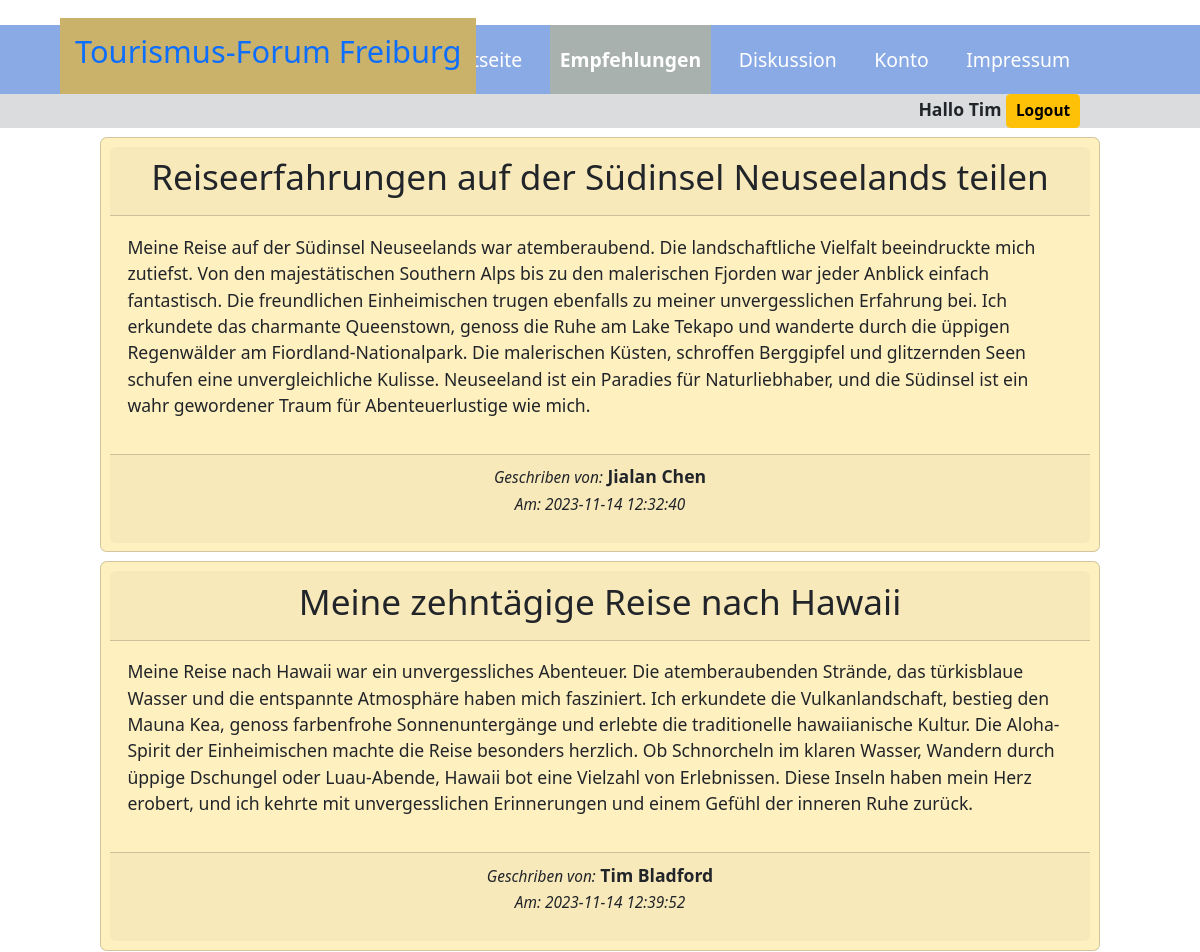
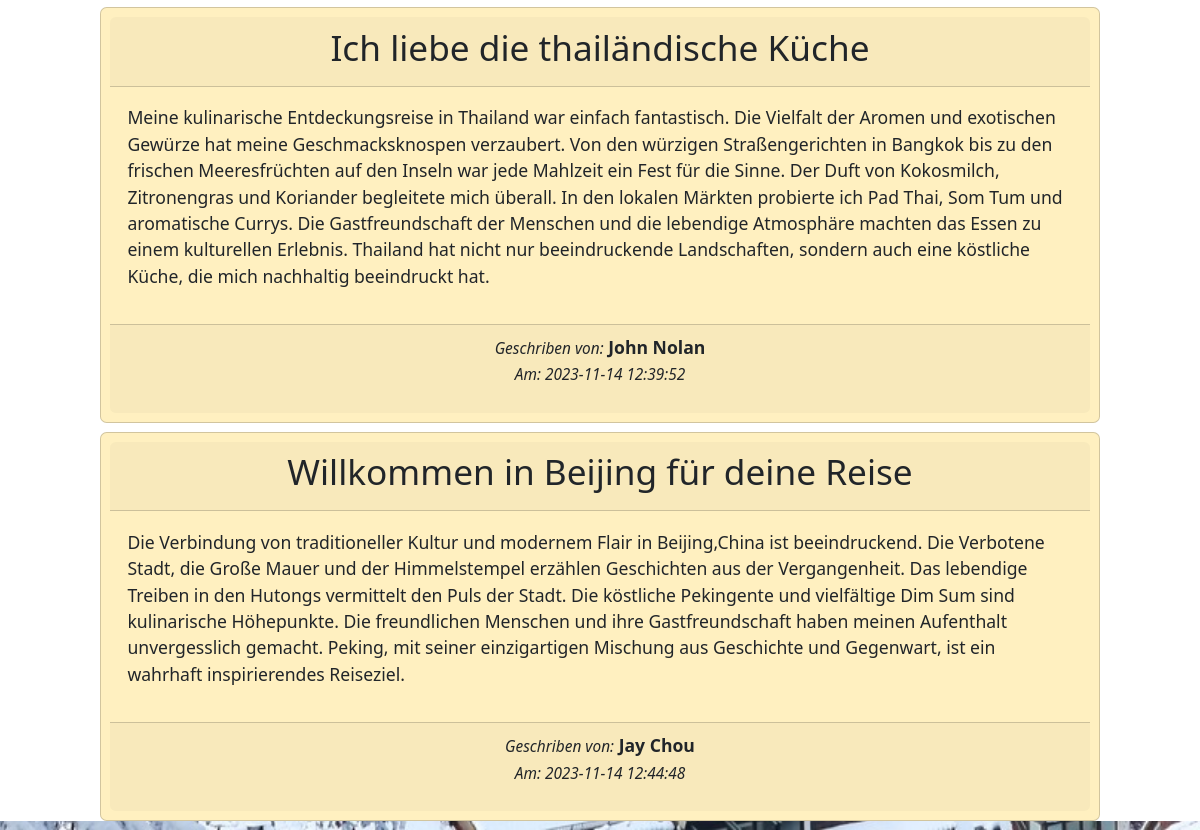
Page /index.php?page=empfehlungen (signed in) on the committed database (2 pictures, top to bottom).
### tables this page shows
CREATE TABLE `users` (
  `id` int(10) UNSIGNED NOT NULL,
  `nachname` varchar(250) NOT NULL,
  `vorname` varchar(250) NOT NULL,
  `email` varchar(250) NOT NULL,
  `password` varchar(250) NOT NULL,
  `portrait` varchar(250) DEFAULT 'dummy.jpg',
  `birthday` date DEFAULT NULL,
  `countries_number` int(11) DEFAULT NULL,
  `footprint` varchar(250) DEFAULT NULL,
  `title` varchar(250) DEFAULT NULL,
  `info` text DEFAULT NULL,
  `created_at` timestamp NULL DEFAULT current_timestamp(),
  `updated_at` timestamp NULL DEFAULT current_timestamp()
);

### views/empfehlungen.view.php (the view)
<?php
$stmt = $db->prepare('SELECT * FROM `users`');
$stmt->execute();
$posts = $stmt->fetchAll();
?>
<?php foreach($posts AS $post):?>
<div>
<div class="col-md-10 card bg-warning bg-opacity-25 p-2 rounded m-2 mx-auto">
     <div class="card-header text-center">
         <h2><?=$post['title']?></h2>
     </div>
     <div class="card-body text-left">
         <p><?=$post['info']?></p>
     </div>
     <div class="card-footer text-center">
         <p><em><small>Geschriben von:</small></em> <strong><?=$post['vorname']. ' ' . $post['nachname']?></strong><br><em><small> Am: <?=$post['created_at']?></small></em></p>
     </div>
</div>
</div>
<?php endforeach;?>

### css/style.css (style rules this page uses)
html { font-family:verdana,arial,sans-serif; font-size:110%; background-color:#f1f1f1; color:#222; }
body { padding-top:25px; margin:0; }
.homepage-bg { background-image:url(../img/freiburg_snow.jpg); background-position:center center; background-repeat:no-repeat; background-attachment:fixed; background-size:cover; }

### rows in the picture
users: title "Reiseerfahrungen auf der Südinsel Neuseelands teilen", info "Meine Reise auf der Südinsel Neuseelands war atemberaubend. Die landschaftliche Vielfalt beeindruckte mich zutiefst. Von den majestätischen Southern Alps bis zu den malerischen Fjorden war jeder Anblick einfach fantastisch. Die freundlichen Einheimischen trugen ebenfalls zu meiner unvergesslichen Erfahrung bei. Ich erkundete das charmante Queenstown, genoss die Ruhe am Lake Tekapo und wanderte durch die üppigen Regenwälder am Fiordland-Nationalpark. Die malerischen Küsten, schroffen Berggipfel und glitzernden Seen schufen eine unvergleichliche Kulisse. Neuseeland ist ein Paradies für Naturliebhaber, und die Südinsel ist ein wahr gewordener Traum für Abenteuerlustige wie mich.", vorname "Jialan", nachname "Chen", created_at "2023-11-14 12:32:40"
users: title "Meine zehntägige Reise nach Hawaii", info "Meine Reise nach Hawaii war ein unvergessliches Abenteuer. Die atemberaubenden Strände, das türkisblaue Wasser und die entspannte Atmosphäre haben mich fasziniert. Ich erkundete die Vulkanlandschaft, bestieg den Mauna Kea, genoss farbenfrohe Sonnenuntergänge und erlebte die traditionelle hawaiianische Kultur. Die Aloha-Spirit der Einheimischen machte die Reise besonders herzlich. Ob Schnorcheln im klaren Wasser, Wandern durch üppige Dschungel oder Luau-Abende, Hawaii bot eine Vielzahl von Erlebnissen. Diese Inseln haben mein Herz erobert, und ich kehrte mit unvergesslichen Erinnerungen und einem Gefühl der inneren Ruhe zurück.", vorname "Tim", nachname "Bladford", created_at "2023-11-14 12:39:52"
users: title "Ich liebe die thailändische Küche", info "Meine kulinarische Entdeckungsreise in Thailand war einfach fantastisch. Die Vielfalt der Aromen und exotischen Gewürze hat meine Geschmacksknospen verzaubert. Von den würzigen Straßengerichten in Bangkok bis zu den frischen Meeresfrüchten auf den Inseln war jede Mahlzeit ein Fest für die Sinne. Der Duft von Kokosmilch, Zitronengras und Koriander begleitete mich überall. In den lokalen Märkten probierte ich Pad Thai, Som Tum und aromatische Currys. Die Gastfreundschaft der Menschen und die lebendige Atmosphäre machten das Essen zu einem kulturellen Erlebnis. Thailand hat nicht nur beeindruckende Landschaften, sondern auch eine köstliche Küche, die mich nachhaltig beeindruckt hat.", vorname "John", nachname "Nolan", created_at "2023-11-14 12:39:52"
users: title "Willkommen in Beijing für deine Reise", info "Die Verbindung von traditioneller Kultur und modernem Flair in Beijing,China ist beeindruckend. Die Verbotene Stadt, die Große Mauer und der Himmelstempel erzählen Geschichten aus der Vergangenheit. Das lebendige Treiben in den Hutongs vermittelt den Puls der Stadt. Die köstliche Pekingente und vielfältige Dim Sum sind kulinarische Höhepunkte. Die freundlichen Menschen und ihre Gastfreundschaft haben meinen Aufenthalt unvergesslich gemacht. Peking, mit seiner einzigartigen Mischung aus Geschichte und Gegenwart, ist ein wahrhaft inspirierendes Reiseziel.", vorname "Jay", nachname "Chou", created_at "2023-11-14 12:44:48"

### other values in the picture
$_SESSION['vorname'] "Tim"
